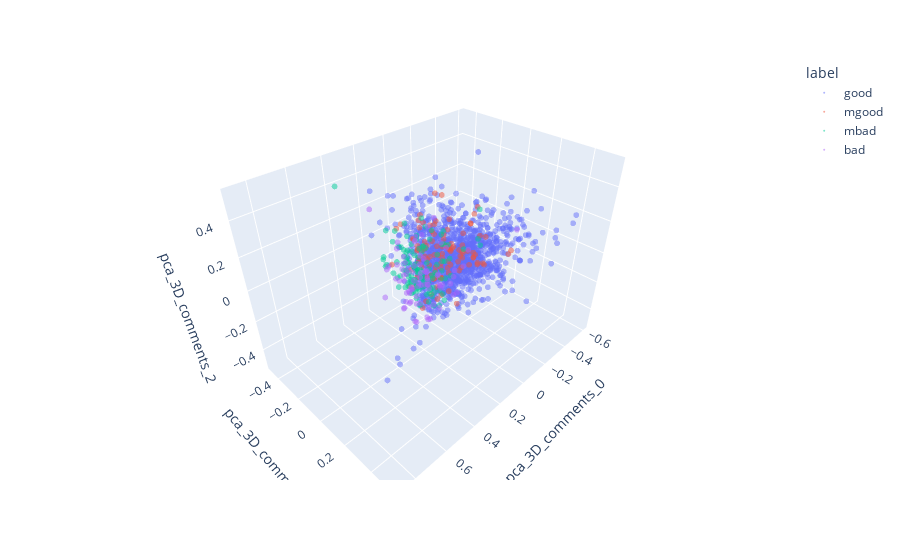

Notebook cell for this chart:
### Markdown cell above
Let's try this out and visualize in 3D to see how well the reviews are separated by label.

### Code cell
comments_embeddings, _ = embeddings_features(col="comments")

pca_features = do_pca(comments_embeddings, "comments", 3)[0]

# add label from df.label
pca_features["label"] = df.label

pca_features

# use plotly to plot the PCA vectors
import plotly.express as px

fig = px.scatter_3d(pca_features, x="pca_3D_comments_0", y="pca_3D_comments_1", z="pca_3D_comments_2", color="label")

# make point smaller and opaque
fig.update_traces(marker=dict(size=2, opacity=0.5))

fig.show()
